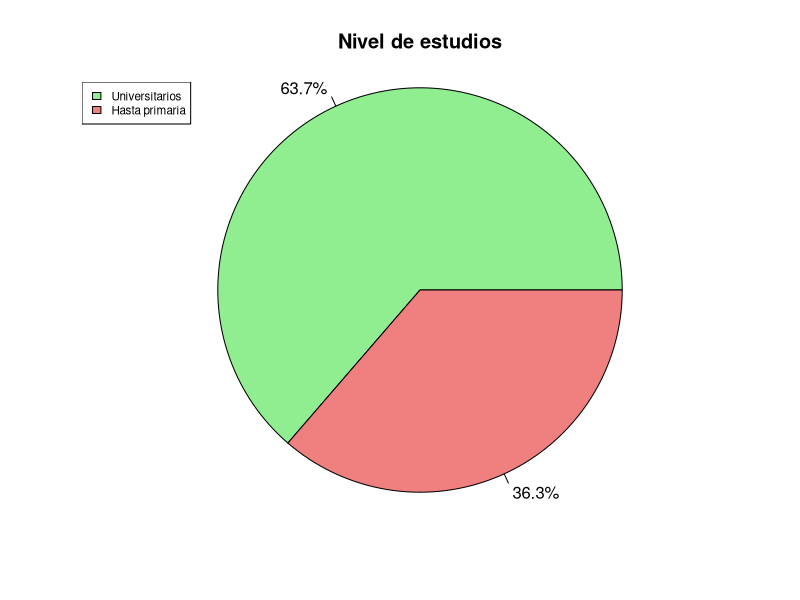
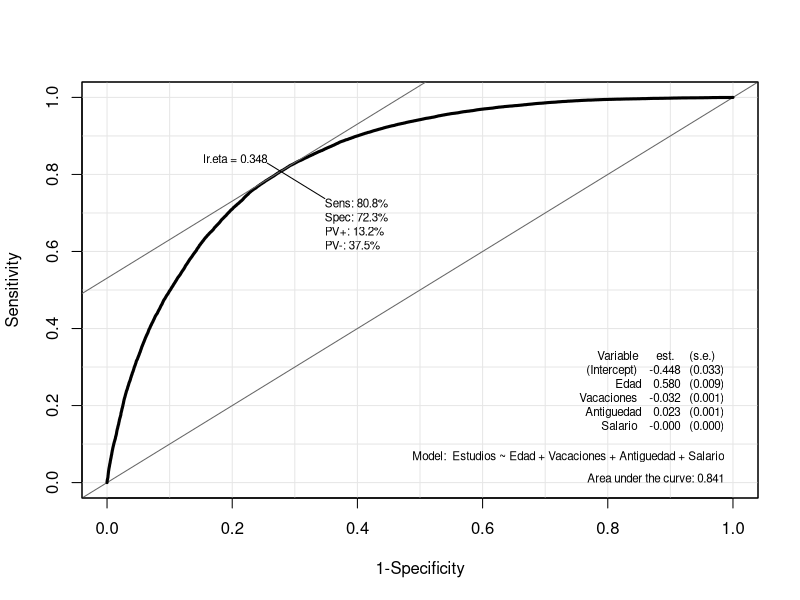
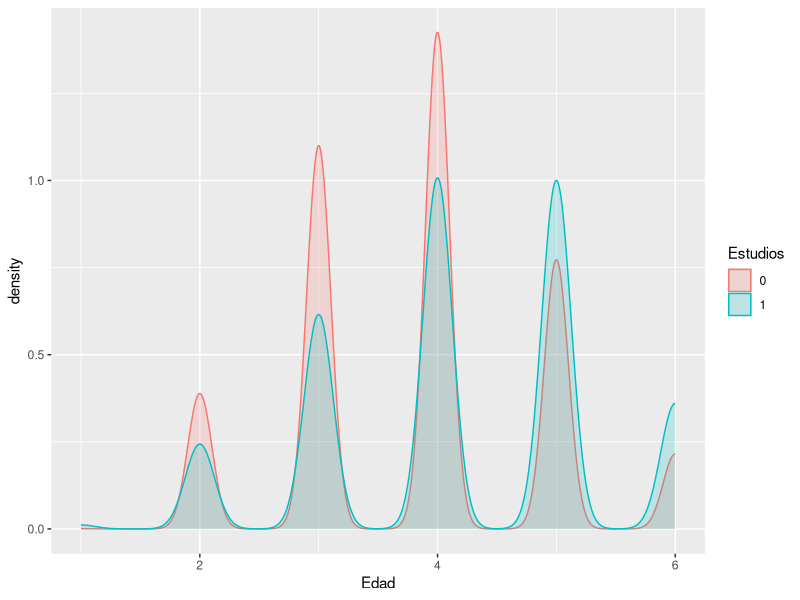
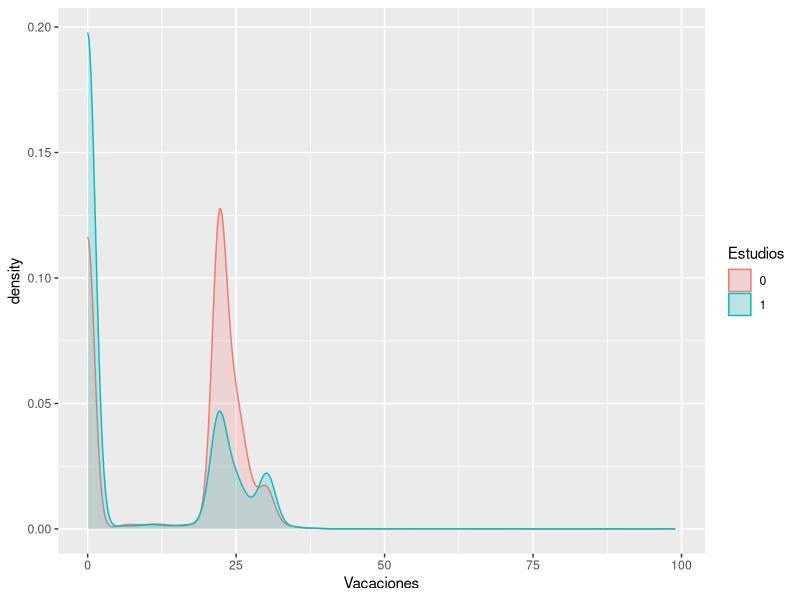
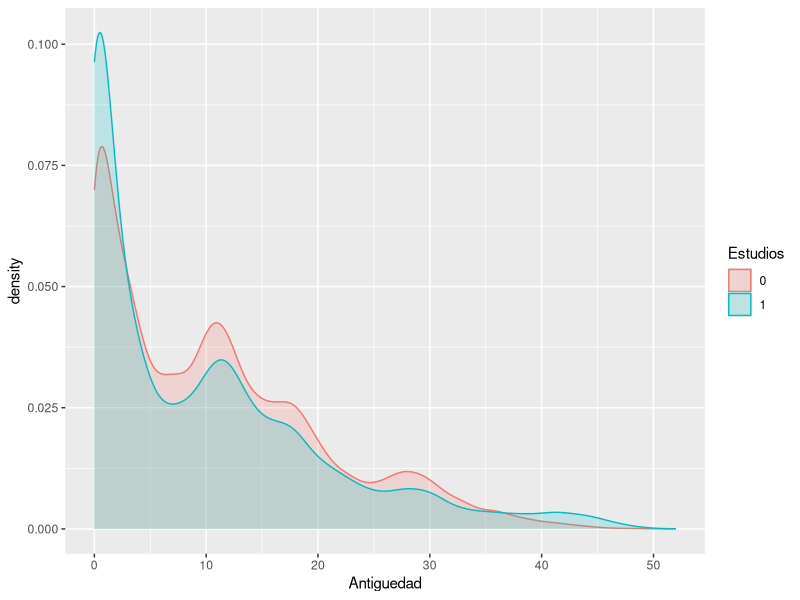
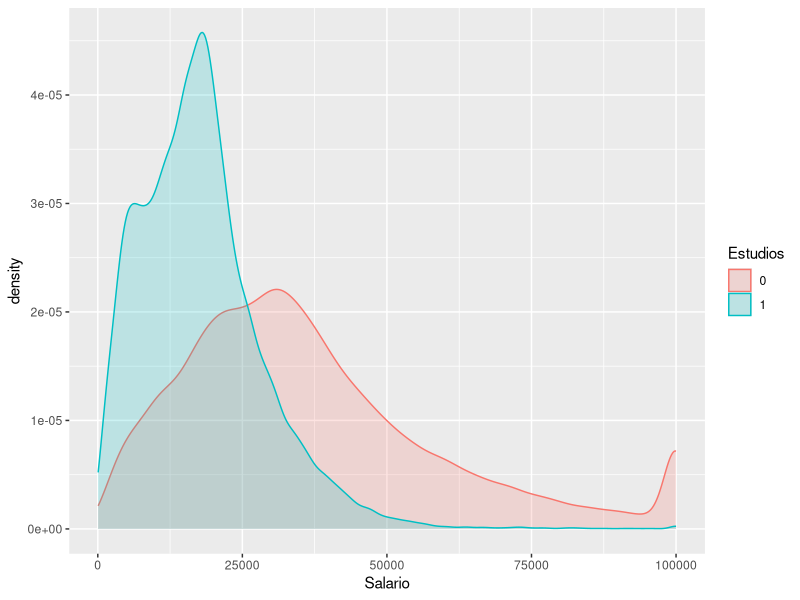

The R script that drew these images, in order:
## ---- chunk 1
#| label: setup
#| include: false
knitr::opts_chunk$set(echo = TRUE, fig.align = "center", warning = FALSE, message = FALSE)


# fig.align= 'center para que nos centre todas figuras que se muestran
# warning = FALSE para que no muestre mensajes de warning
# message = FALSE para que no muestre mensajes automáticos cuando carga paquetes y demás en el output
## ---- chunk 2
#| label: librerias
#| message: false
#| warning: false
# Librerias
library(readxl) # Para leer los excels
library(dplyr) # Para tratamiento de dataframes
library(ggplot2) # Nice plots
library(Epi) # Para la ROC curve
## ---- chunk 3
#| label: cargar_datos
datos <- read_excel("../../../files/laboral.xlsx", sheet = "Datos")
## ---- chunk 4
#| label: porcentaje
#| echo: false
#| out-width: 50%
# Creamos un gráfico de quesito o de sectores para ver qué proporción de personas ha mejorado su situación económica:


datos_quesito <- c(nrow(filter(datos, Estudios == "0")), nrow(filter(datos, Estudios == "1")))
etiquetas <- c( "Universitarios","Hasta primaria")

porcentajes <- paste0(round(datos_quesito / sum(datos_quesito) * 100, 1), "%")
colores <- c("lightgreen", "lightcoral")

pie(datos_quesito, labels = porcentajes, col = colores, radius = 1.05, cex = 1)
legend("topleft", etiquetas, cex = 0.7, fill = colores)
title("Nivel de estudios")
## ---- chunk 5
datos$Edad  <- as.numeric(datos$Edad)
datos$Vacaciones  <- as.numeric(datos$Vacaciones )
datos$Antiguedad  <- as.numeric(datos$Antiguedad)
datos$Salario  <- as.numeric(datos$Salario)


# Pasar factores a 0=Universitarios y 1=Hasta Primaria
datos$Estudios <- as.factor(datos$Estudios)

# Ver resumen de datos y ver si hay NA
summary(datos)
sum(is.na(datos))

## ---- chunk 6
#| label: modelos
# lmod1
lmod1 <- glm(formula = Estudios ~ Edad, family = binomial(link = logit), data = datos)
summary(lmod1)

# lmod2
lmod2 <- glm(formula = Estudios ~ Edad+ Vacaciones, family = binomial(link = logit), data = datos)
summary(lmod2)

# lmod3
lmod3 <- glm(formula = Estudios ~ Edad+Vacaciones+Antiguedad, family = binomial(link = logit), data = datos)
summary(lmod3)

# lmod4
lmod4 <- glm(formula = Estudios ~ Edad+Vacaciones+Antiguedad+Salario, family = binomial(link = logit), data = datos)
summary(lmod3)
## ---- chunk 7

ROC(form = Estudios ~ Edad+Vacaciones+Antiguedad+Salario, data = datos, plot = "ROC", lwd = 3, cex = 1.5)

## ---- chunk 8
summary(lmod4)
## ---- chunk 9
datos <- na.omit(datos)
datos %>% ggplot(aes(x = Edad)) +
  geom_density(
    aes(
      group = Estudios,
      colour = Estudios,
      fill = Estudios
    ),
    alpha = 0.2
  )
## ---- chunk 10
datos <- na.omit(datos)
datos %>% ggplot(aes(x = Vacaciones)) +
  geom_density(
    aes(
      group = Estudios,
      colour = Estudios,
      fill = Estudios
    ),
    alpha = 0.2
  )
## ---- chunk 11
datos <- na.omit(datos)
datos %>% ggplot(aes(x = Antiguedad)) +
  geom_density(
    aes(
      group = Estudios,
      colour = Estudios,
      fill = Estudios
    ),
    alpha = 0.2
  )
## ---- chunk 12
datos <- na.omit(datos)
datos %>% ggplot(aes(x = Salario)) +
  geom_density(
    aes(
      group = Estudios,
      colour = Estudios,
      fill = Estudios
    ),
    alpha = 0.2
  )
